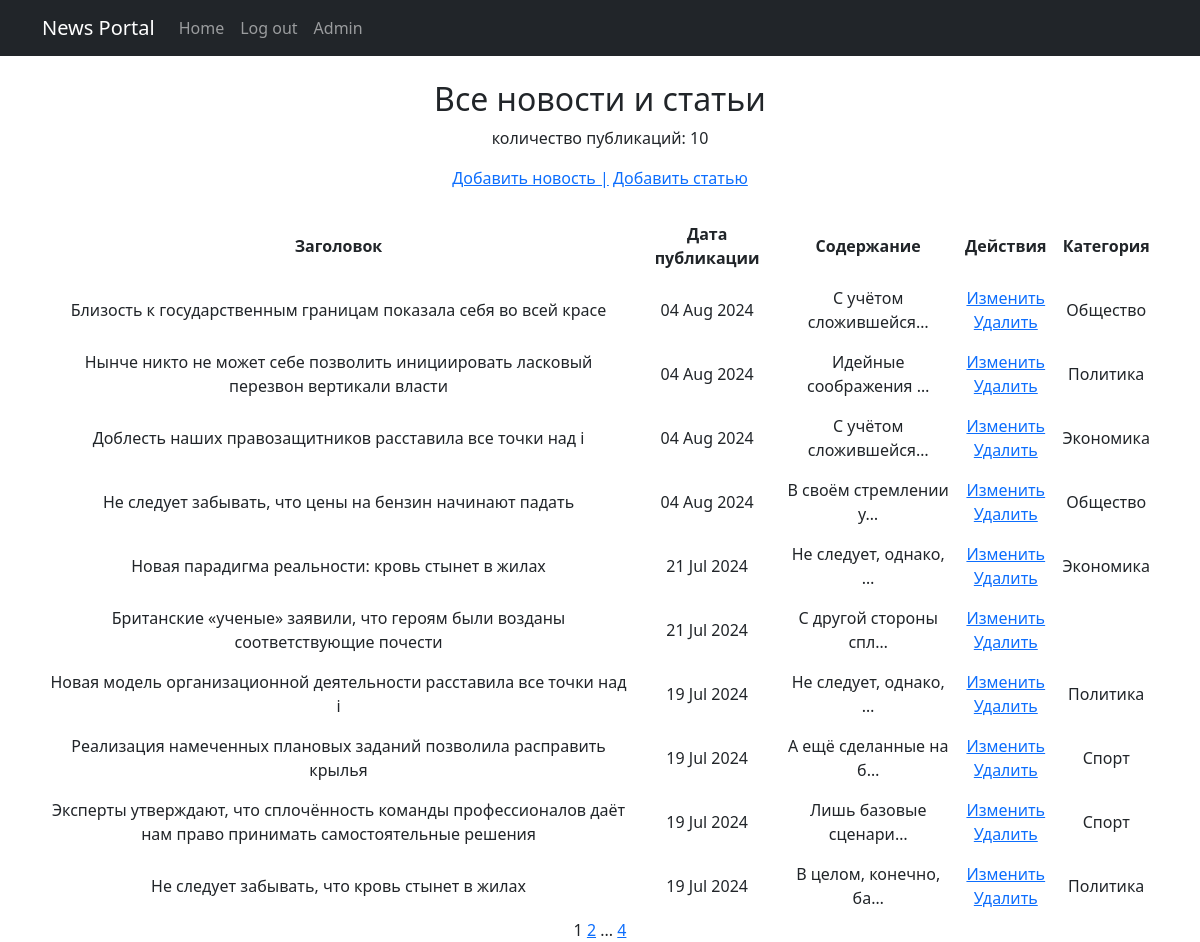
The app's page /news/ (signed in) with its own data.
### news/models.py (models this page shows, shortened)
class Post(models.Model):
    article = "AR"
    news = "NW"
    TYPES = [
        (article, 'Статья'),
        (news, 'Новость')
    ]
    author = models.ForeignKey(User, on_delete=models.CASCADE)
    type = models.CharField(max_length=2, choices=TYPES, default=article)
    add_time = models.DateTimeField(auto_now_add=True)
    category = models.ManyToManyField(Category, through='PostCategory')
    heading = models.CharField(max_length=255, )
    text = models.TextField()
    rating = models.IntegerField(default=0)

class Category(models.Model):
    category_name = models.CharField(max_length=255, unique=True)

### news/views.py (the view)
# urls.py: path('', PostList.as_view(), name='post_list'),
class PostList(ListView):
    model = Post
    template_name = 'news.html'
    context_object_name = 'news'
    ordering = '-add_time'
    paginate_by = 10

### news/templatetags/custom_filters.py (called while the page is built)
@register.filter()
def censor(value):
    try:
        if type(value) is str:
            for word in censor_list:
                if word in value.lower().split():
                    value = value.replace(word[1:], "*" * len(word[1:]))
            return value
    except TypeError as e:
        print(e)

@register.simple_tag(takes_context=True)
def url_replace(context, **kwargs):
    d = context['request'].GET.copy()
    for k, v in kwargs.items():
        d[k] = v
    return d.urlencode()

### templates/news.html (shortened to what this page needs)
{% extends 'flatpages/default.html' %}
{% load custom_filters %}
{% block content %}
<br>
<h2> Все новости и статьи </h2>
<p> количество публикаций: {{ news|length }} </p>
    {% if perms.news.add_post %}
    <a href="{% url 'news_create' %}">Добавить новость |</a>
    <a href="{% url 'article_create' %}">Добавить статью</a>
    {% endif %}
<br>
<br>
    {% if news %}
        <table width="100%" cellpadding="8px">
            <tr>
                <td> <strong> Заголовок </strong> </td>
                <td> <strong> Дата публикации </strong> </td>
                <td> <strong> Содержание </strong> </td>
                {% if perms.news.change_post or perms.news.delete_post %}
                <td> <strong> Действия </strong> </td>
                {% endif %}
                <td> <strong> Категория </strong> </td>
            </tr>
            {% for post in news %}
            <tr>
                <td> {{ post.heading|censor }}</td>
                <td> {{ post.add_time|date:'d M Y' }} </td>
                <td> {{ post.text|censor|truncatechars:21 }} </td>
                <td>
                    {% if perms.news.change_post %}
                        {% if post.type == "NW" %}
                            <a href="{% url 'news_edit' pk=post.id %}">Изменить</a><br/>
                        {% endif %}
                        {% if post.type == "AR" %}
                            <a href="{% url 'article_edit' pk=post.id %}">Изменить</a><br/>
                        {% endif %}
                    {% endif %}
                    {% if perms.news.delete_post %}
                        {% if post.type == "NW" %}
                            <a href="{% url 'news_delete' pk=post.id %}">Удалить</a>
                        {% endif %}
                        {% if post.type == "AR" %}
                            <a href="{% url 'article_delete' pk=post.id %}">Удалить</a>
                        {% endif %}
                    {% endif %}
                </td>
                {% for cat in post.category.all %}
                    <td> {{cat.category_name }} </td>
                {% endfor %}
            </tr>
            {% endfor %}
        </table>
    {% else %}
        <h2>Новостей нет!</h2>
    {% endif %}
   {{ page_obj.number }}
   {% if page_obj.has_next %}
       <a href="?{% url_replace page=page_obj.next_page_number %}">{{ page_obj.next_page_number }}</a>
       {% if paginator.num_pages != page_obj.next_page_number %}
           ...
           <a href="?{% url_replace page=page_obj.paginator.num_pages %}">{{ page_obj.paginator.num_pages }}</a>
       {% endif %}
   {% endif %}
{% endblock content %}

### records on screen
Post: heading|censor "Близость к государственным границам показала себя во всей красе", add_time "04 Aug 2024", text|censor "С учётом сложившейся…", type "Изменить"
Category: category_name "Общество"
Post: heading|censor "Нынче никто не может себе позволить инициировать ласковый перезвон вертикали власти", add_time "04 Aug 2024", text|censor "Идейные соображения …", type "Изменить"
Category: category_name "Политика"
Post: heading|censor "Доблесть наших правозащитников расставила все точки над i", add_time "04 Aug 2024", text|censor "С учётом сложившейся…", type "Изменить"
Category: category_name "Экономика"
Post: heading|censor "Не следует забывать, что цены на бензин начинают падать", add_time "04 Aug 2024", text|censor "В своём стремлении у…", type "Изменить"
Post: heading|censor "Новая парадигма реальности: кровь стынет в жилах", add_time "21 Jul 2024", text|censor "Не следует, однако, …", type "Изменить"
Post: heading|censor "Британские «ученые» заявили, что героям были возданы соответствующие почести", add_time "21 Jul 2024", text|censor "С другой стороны спл…", type "Изменить"
Post: heading|censor "Новая модель организационной деятельности расставила все точки над i", add_time "19 Jul 2024", text|censor "Не следует, однако, …", type "Изменить"
Post: heading|censor "Реализация намеченных плановых заданий позволила расправить крылья", add_time "19 Jul 2024", text|censor "А ещё сделанные на б…", type "Изменить"
Category: category_name "Спорт"
Post: heading|censor "Эксперты утверждают, что сплочённость команды профессионалов даёт нам право принимать самостоятельные решения", add_time "19 Jul 2024", text|censor "Лишь базовые сценари…", type "Изменить"
Post: heading|censor "Не следует забывать, что кровь стынет в жилах", add_time "19 Jul 2024", text|censor "В целом, конечно, ба…", type "Изменить"

### other values on screen
{{ news|length }} "10"
{{ page_obj.number }} "1"
{{ page_obj.next_page_number }} "2"
{{ page_obj.paginator.num_pages }} "4"
